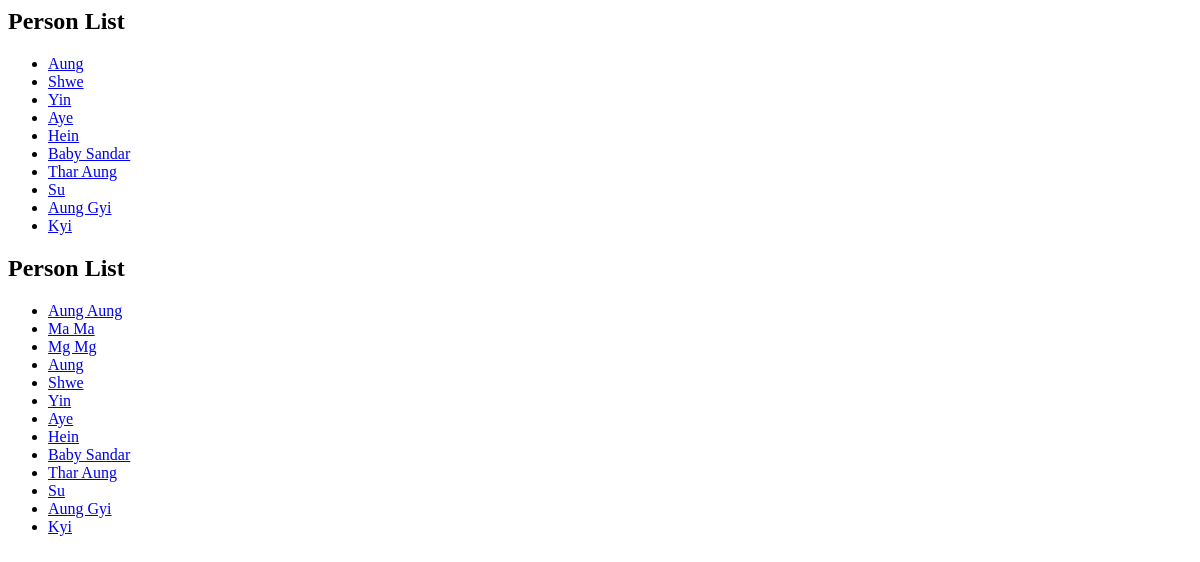
Page /family/person-list/ on the earlier database version.
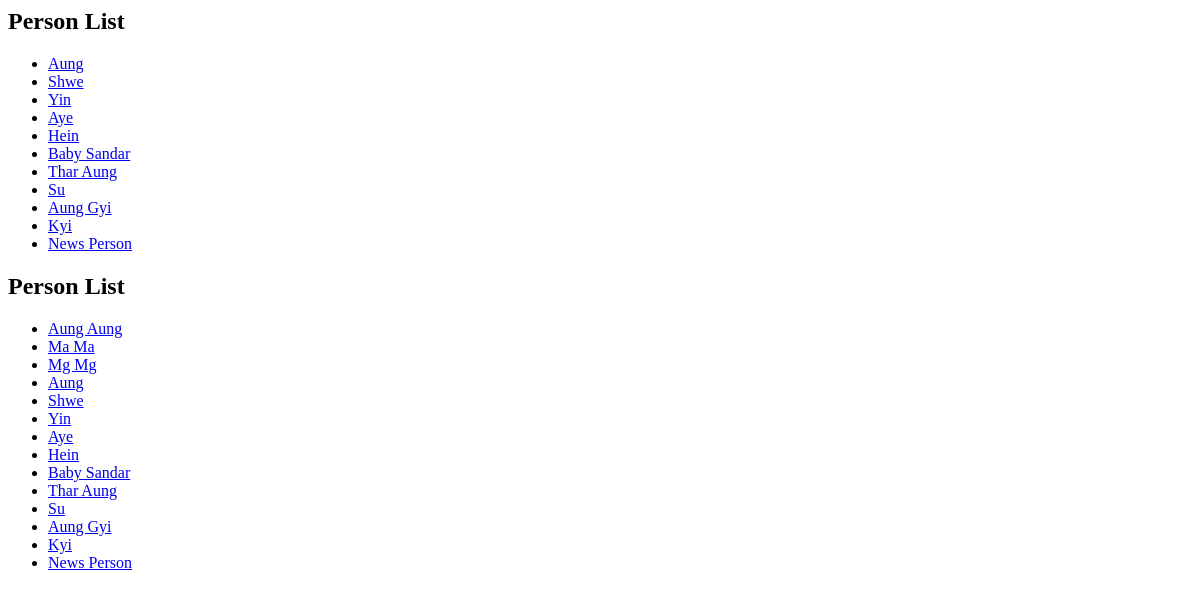
Same page on the later database version.
### familytree/models.py (models this page shows, shortened)
class Person(models.Model):
    name = models.CharField(max_length=200)
    gender = models.ForeignKey(Gender, on_delete=models.SET_NULL, null=True)
    dob = models.DateField(null=True,blank=True)
    dod = models.DateField(null=True,blank=True)
    note = models.CharField(max_length=200, null=True,blank=True)
    parent_marriage = models.ForeignKey('Married', on_delete=models.SET_NULL, null=True,blank=True, related_name='children')

### familytree/views.py (the view)
# urls.py: path("person-list/", views.helloWorld, name="person-list"),
def helloWorld(request):
    person_list = ['Aung Aung', 'Ma Ma', 'Mg Mg']
    person_obj_list = Person.objects.all()
    return render(request, 'hello_world.html', {'person_list': person_list, 'title' : 'Person List', 'person_obj_list' : person_obj_list } )

### familytree/templates/hello_world.html
<h2>Person List</h2>
<ul>
    {% for person in person_obj_list %}
            <li>
                <a href="/person-detail/{{ person.id }}/">{{ person.name }}</a>
            </li>
    {% endfor %}
</ul>
<h2>{{ title }} </h2>
<ul>
    {% for person in person_list %}
            <li>
                <a href="/person-detail/{{ forloop.counter }}/">{{ person }}</a>
            </li>
    {% endfor %}
    {% for person in person_obj_list %}
            <li>
                <a href="/person-detail/{{ forloop.counter }}/">{{ person.name }}</a>
            </li>
    {% endfor %}
</ul>

Differences in the rows shown:
added Person: name "News Person"
